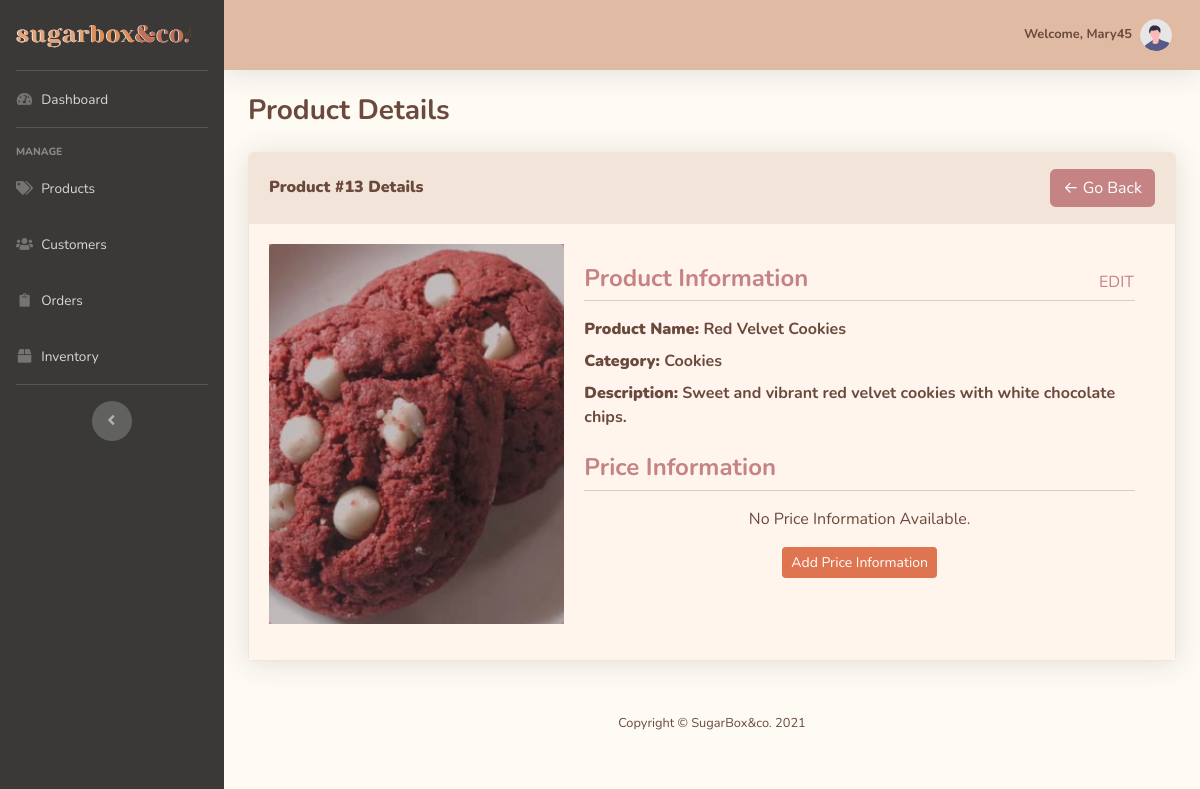
/admin-src/productDetails.php?prod_ID=13 (signed in), run on an earlier commit of the app's database.
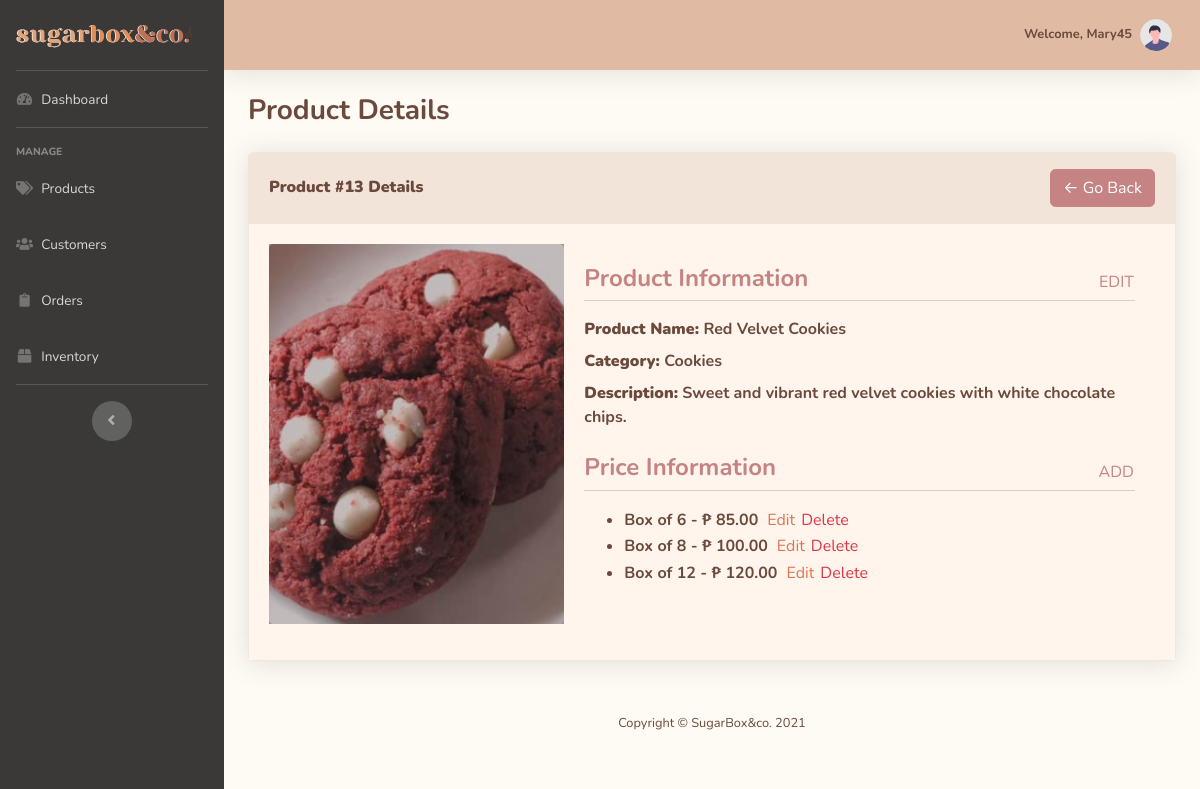
And on a later commit of the database.
### tables this page shows
CREATE TABLE `side_products` (
  `SideProd_ID` int(11) NOT NULL,
  `SideProd_Name` varchar(40) NOT NULL,
  `Categ_ID` int(11) NOT NULL,
  `SideProd_Desc` varchar(100) NOT NULL,
  `SideProd_Image` varchar(50) NOT NULL
);

CREATE TABLE `side_categories` (
  `Categ_ID` int(11) NOT NULL,
  `Categ_Name` varchar(40) NOT NULL
);

CREATE TABLE `sideproduct_sizes` (
  `Size_ID` int(11) NOT NULL,
  `Prod_ID` int(11) NOT NULL,
  `Size_Description` varchar(40) NOT NULL,
  `Size_Price` float(15,2) NOT NULL
);

### admin-src/productDetails.php (the view, shortened to what the changed rows need)
<?php
include 'includes/header.php';
include 'includes/topbar.php'
?>
<head>
</head>
<div class="container-fluid">
    <div class="d-sm-flex align-items-center justify-content-between mb-4">
        <h1 class="h3 mb-0 text-content"><b>Product Details</b></h1>
    </div>
        <div class="card shadow mb-4 border-section">
                <div class="card-body bg-section2">
                <?php
                $conn = db_connect();
                if(isset($_POST['viewDetails']) || isset($_GET['prod_ID']))
                {
                    $prod_ID = $_GET['prod_ID'];
                    $query = "SELECT side_products.SideProd_ID,
                                    side_products.SideProd_Name,
                                    side_products.SideProd_Desc,
                                    side_products.SideProd_Image,
                                    side_categories.Categ_ID,
                                    side_categories.Categ_Name
                            FROM side_products
                            INNER JOIN side_categories
                            ON side_products.Categ_ID=side_categories.Categ_ID
                            WHERE side_products.SideProd_ID = $prod_ID";
                    $query_run = mysqli_query($conn, $query);
                    foreach($query_run as $row)
                    { ?>
                        <div class="row no-gutters">
                            <div class="col-md-4">
                                <figure class="effect-ming tm-video-item">
                                    <img class="card-img modal-image" src="../assets/<?php echo $row['SideProd_Image']; ?>" alt="<?php echo $row['SideProd_Image']; ?>">
                                    <figcaption class="d-flex align-items-center justify-content-center">
                                    </figcaption>
                                </figure>
                            </div>
                            <div class="col-md-8">
                            <div class="card-body">
                            <?php if (!isset($_POST["editPriceInfo"])) { ?>
                                <div class="d-sm-flex align-items-center justify-content-between">
                                    <h4 class="text-subheading font-weight-bold">Product Information</h4>
                                    <form action="" method="post">
                                    <?php if (!isset($_POST["editInfo"])) { ?>
                                        <input class="btn fs-5 text-subheading p-0" name="editInfo" type="submit" value="EDIT">
                                    <?php } else { ?>
                                        <input class="btn fs-5 text-subheading p-0" name="cancelEditInfo" type="submit" value="CANCEL">
                                    <?php } ?>
                                    </form>
                                </div>
                                <hr class="bg-section mt-0">
                                 <?php if (!isset($_POST["editInfo"])) { ?>
                                    <div class="mb-4">
                                        <p class="text-content font-weight-bold mb-2"><b class="font-weight-bolder">Product Name:</b> <?php echo $row['SideProd_Name']; ?></p>
                                        <p class="text-content font-weight-bold mb-2"><b class="font-weight-bolder">Category:</b> <?php echo $row['Categ_Name']; ?></p>
                                        <p class="text-content font-weight-bold mb-2"><b class="font-weight-bolder">Description:</b> <?php echo $row['SideProd_Desc']; ?></p>
                                    </div>
                                <?php
                                }
                            }
                                $info_query = "SELECT sideproduct_sizes.Size_ID, sideproduct_sizes.Size_Description, sideproduct_sizes.Size_Price
                                FROM side_products
                                RIGHT JOIN sideproduct_sizes
                                ON side_products.SideProd_ID = sideproduct_sizes.Prod_ID
                                WHERE side_products.SideProd_ID = $prod_ID
                                ORDER BY sideproduct_sizes.Size_Price ASC";
                                $info_query_run = mysqli_query($conn, $info_query);
                                $check_prodinfo = mysqli_num_rows($info_query_run) > 0;
                                ?>
                            <?php if (!isset($_POST["editInfo"])) { ?>
                                <div class="d-sm-flex align-items-center justify-content-between">
                                    <h4 class="text-subheading font-weight-bold">Price Information</h4>
                                    <div class="d-flex">
                                    <?php if($check_prodinfo){?>
                                        <?php if (!isset($_POST["editPriceInfo"])) { ?>
                                            <button class="btn fs-5 text-subheading p-0" data-toggle="modal" data-target="#addPriceInfo">ADD</button>
                                        <?php }else{?>
                                            <form action="" method="post">
                                            <input class="btn fs-5 text-subheading p-0" name="cancelEditPriceInfo" type="submit" value="CANCEL">
                                            </form>
                                            <?php }?>
                                    <?php }?>
                                    </div>
                                </div>
                                <hr class="bg-section mt-0">
                                <?php if($check_prodinfo){ ?>
                                    <?php if (!isset($_POST["editPriceInfo"])) { ?>
                                        <ul>
                                        <?php while($row = mysqli_fetch_assoc($info_query_run)){ ?>
                                        <div class="d-sm-flex align-items-center">
                                        <li class="text-content font-weight-bold"><?php echo $row['Size_Description'];?> - <span>&#8369;</span> <?php echo $row['Size_Price'];?></li>
                                        <form action="" method="post">
                                            <?php if (!isset($_POST["editPriceInfo"])) { ?>
                                                <input class="btn fs-5 text-titleColor ml-2 mr-1 p-0" name="editPriceInfo" type="submit" value="Edit">
                                            <?php }?>
                                        </form>
                                        <button class="btn fs-5 text-danger p-0" data-toggle="modal" data-target="#deletePrice<?php echo $row['Size_ID'];?>">Delete</button>
                                        </div>
                                        <?php } ?>
                                        </ul>
                                    <?php } ?>
                                <?php } else { ?>
                                <div class="text-center">
                                <p class="text-content">No Price Information Available.</p>
                                <button class="btn btn-sm btn-titleColor" data-toggle="modal" data-target="#addPriceInfo">Add Price Information</button>
                                </div>
                                <?php } ?>
                            <?php } ?>
                            </div>
                            </div>
                        </div>
                    <?php
                    }
                }
                ?>
                </div>
        </div>
</div>
</div>
<?php
include 'includes/footer.php';
include 'includes/scripts.php'
?>

What changed in the data, as far as the page shows it:
computed for side_products "Red Velvet Cookies": text "No Price Information Available. Add Price Information" → "ADD"
added sideproduct_sizes: Size_Description "Box of 6", Size_Price "85.00"
added sideproduct_sizes: Size_Description "Box of 8", Size_Price "100.00"
added sideproduct_sizes: Size_Description "Box of 12", Size_Price "120.00"
